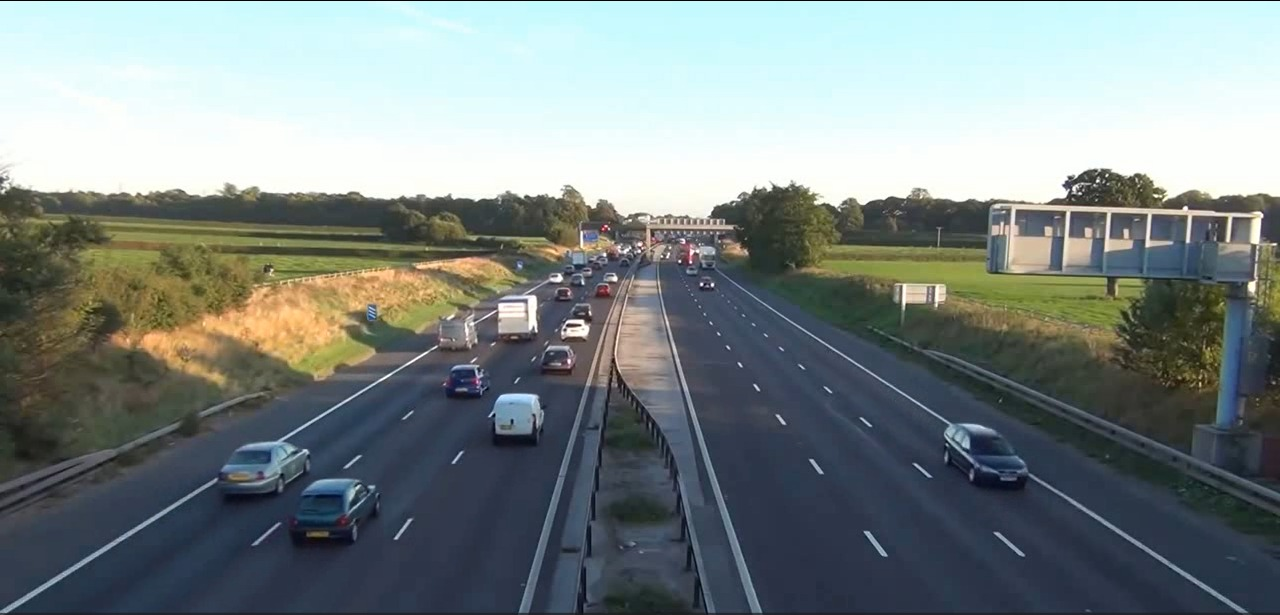
#> input picture assets/teste_deteccao.jpeg, 1280 x 615 px, given in place of video.avi, which was not available
$ python optical_flow.py
#> lines starting #> are read from the running program, lines starting #| are printed output that depends on the picture; pictures that were not available may be replaced by others from this repository, and a replacement may not be noted
### src/video_stream.py
import cv2
import background
import numpy as np

class VideoStream:
    def __init__(self):
        self.roi_mask = None
        self._background = None
        self.original_fps = 30

    def jump_to_frame(self, frame_number):
        self.cap.set(cv2.CAP_PROP_POS_FRAMES, frame_number)
        self.frame_count = frame_number

    def set_config(self, video_path, target_fps, colour=True, make_background=False):
        self.cap = cv2.VideoCapture(video_path)
        if not self.cap.isOpened():
            raise ValueError(f"Could not open video: {video_path}")

        if target_fps is None:
            target_fps = self.original_fps

        self.frame_interval = int(np.clip(self.original_fps // target_fps, 1, 10000))
        self.frame_count = 0
        self.colour = colour
        self.make_background = make_background

    def start_background(self, window_size, W, H):
        self._background = background.Background(W, H, size=window_size)

    def set_intended_fps(self, intended_fps):
        self.frame_interval = int(np.clip(self.original_fps // intended_fps, 1, 10000))

    def get_frame(self):
        if self.make_background and self._background is None:
            raise ValueError("Background not initialized. Call start_background() first.")

        for _ in range(self.frame_interval):
            ret, frame = self.cap.read()
            self.frame_count += 1
            if not ret:
                return None, None
#> this loop made 1 pass
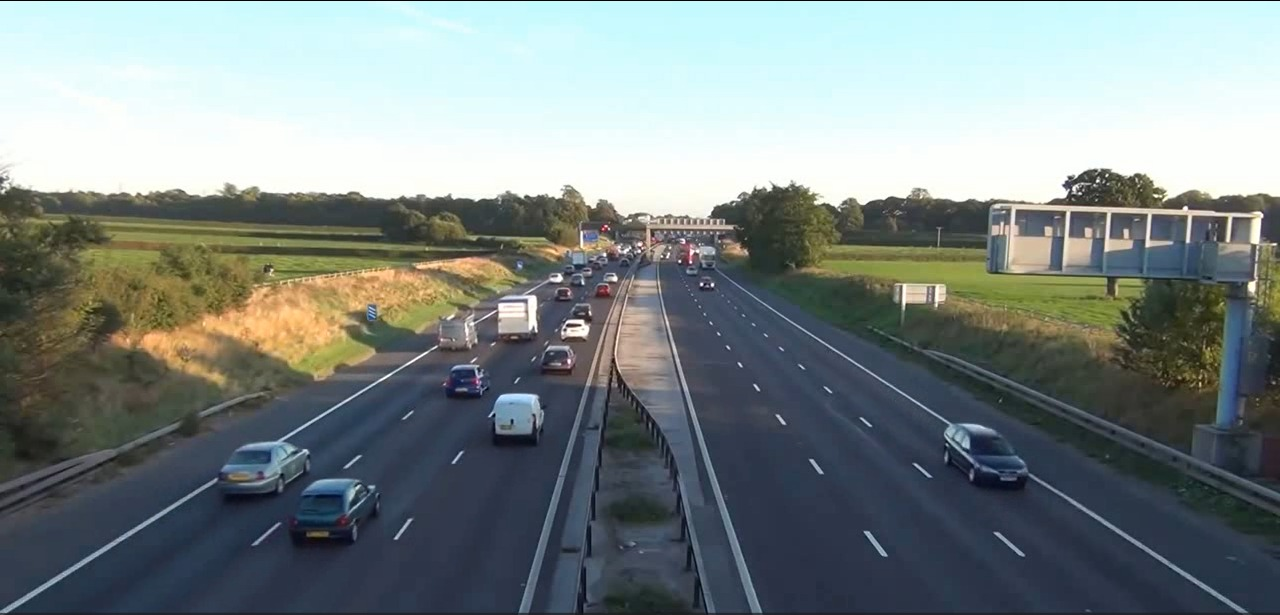
#> input picture assets/teste_deteccao.jpeg, 1280 x 615 px, given in place of video.avi, which was not available
#> after the loop, self.frame_count = 1
        if not self.colour and frame is not None:
            frame = cv2.cvtColor(frame, cv2.COLOR_BGR2GRAY)
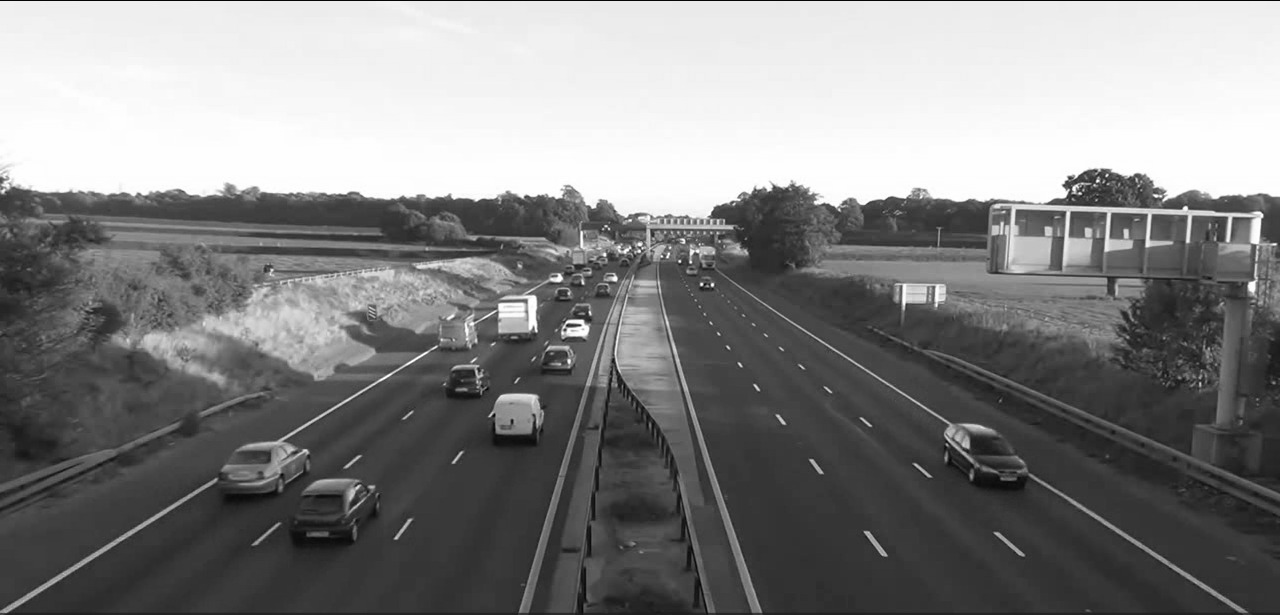
#> frame: shape (615, 1280); min 3, max 255, mean 131.4
        if self.make_background and frame is not None:
            self._background.update(frame)
        return self.frame_count, frame

    # [4 lines left out: function set_warping_configs, not called in this run]

    def set_roi_mask(self, mask):
        self.roi_mask = mask

    # [37 lines left out: functions get_frame_warped, get_frame_background_subtracted, get_frame_with_roi, get_frame_background_subtracted_yolo, not called in this run]

video = VideoStream()

### src/optical_flow.py
import cv2
import numpy as np
import numba

# [25 lines left out: function calculate_optical_flow_multiple, not called in this run]

def calculate_optical_flow(first_frame, second_frame, dis_preset="FAST"):
    """Compute dense optical flow between two frames using OpenCV DISOpticalFlow."""
    preset_map = {
        "ULTRAFAST": cv2.DISOPTICAL_FLOW_PRESET_ULTRAFAST,
        "FAST": cv2.DISOPTICAL_FLOW_PRESET_FAST,
        "MEDIUM": cv2.DISOPTICAL_FLOW_PRESET_MEDIUM,
    }

    preset_cv = preset_map.get(dis_preset.upper(), cv2.DISOPTICAL_FLOW_PRESET_FAST)
    dis = cv2.DISOpticalFlow_create(preset_cv)

    flow = dis.calc(first_frame, second_frame, None)
    return flow

# [62 lines left out: functions flow_to_polar, flow_to_polar_multiple, flow_subtract, optical_flow_to_motion_masks, flow_direction_mask, hue_range_mask, not called in this run]

if __name__ == "__main__":
    import video_stream

    test_video = video_stream.VideoStream()
    test_video.set_config("dataset/session0_left/video.avi", None, colour=False)
    frames = [test_video.get_frame()[1]]
    for i in range(10):
        _, frame = test_video.get_frame()
        frames.append(frame)
        calculate_optical_flow(frames[i], frames[i+1])
#> after the loop, frames = 11 items

$ run again, on assets/transito-do-Rio.jpg
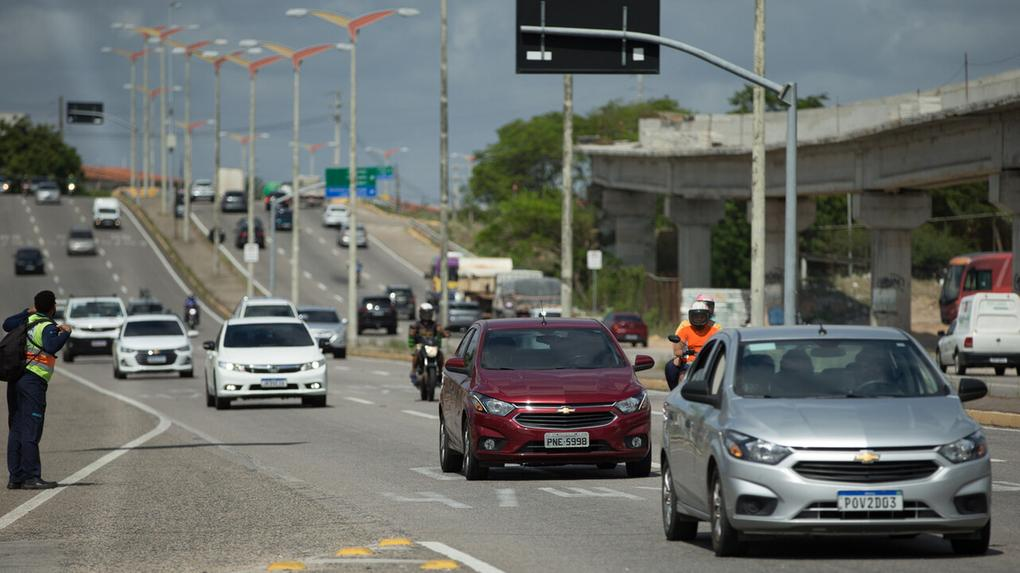
#> input picture assets/transito-do-Rio.jpg, 1020 x 573 px, given in place of video.avi, which was not available
#> the loop in get_frame, `for _ in range(self.frame_interval):` made 1 pass
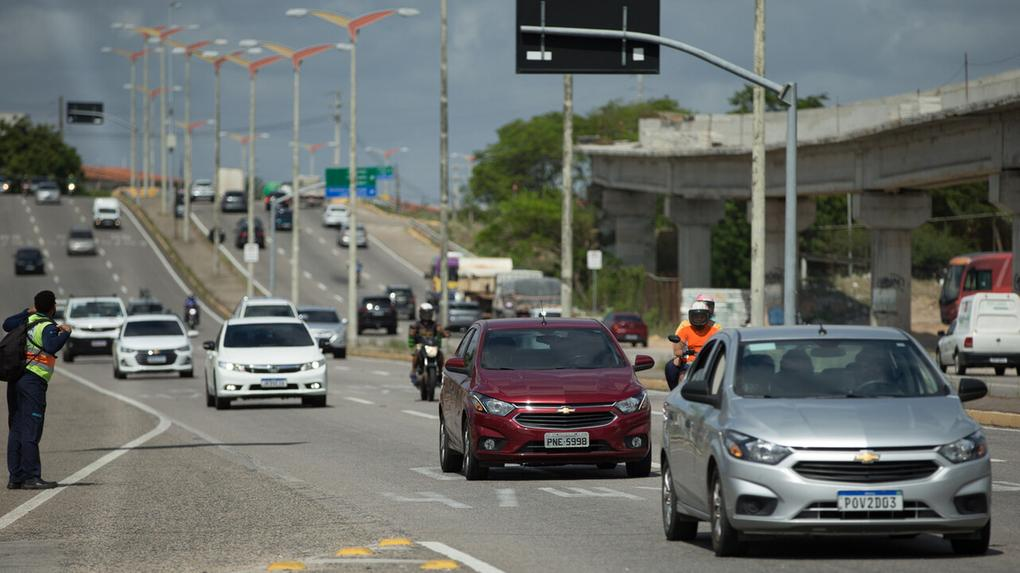
#> input picture assets/transito-do-Rio.jpg, 1020 x 573 px, given in place of video.avi, which was not available
#> after the loop in get_frame, `for _ in range(self.frame_interval):`: self.frame_count = 1
#> in get_frame, `frame = cv2.cvtColor(frame, cv2.COLOR_BGR2GRAY)`:
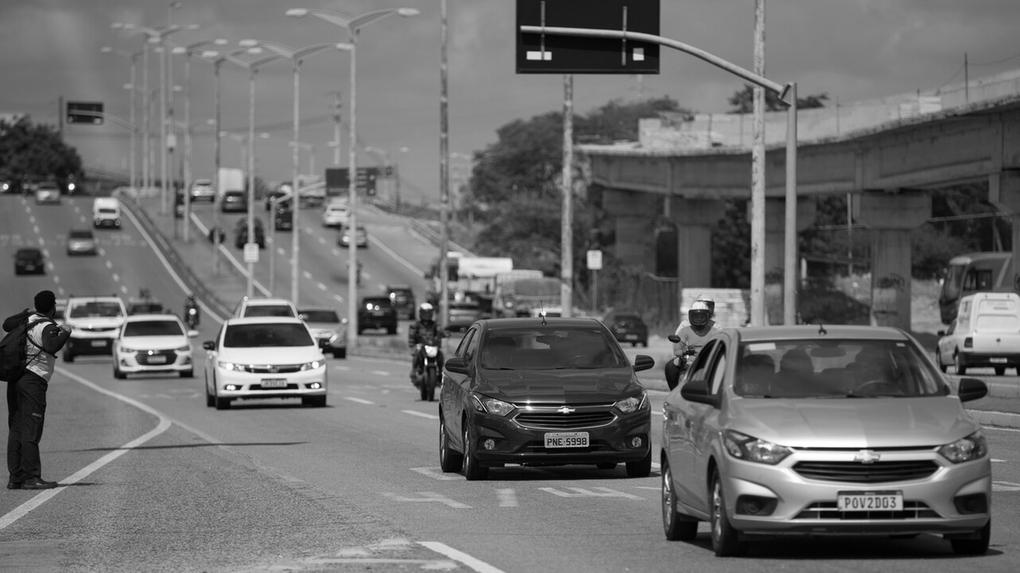
#> frame: shape (573, 1020); min 0, max 255, mean 106.9
#> after the loop `for i in range(10):`: frames = 11 items
